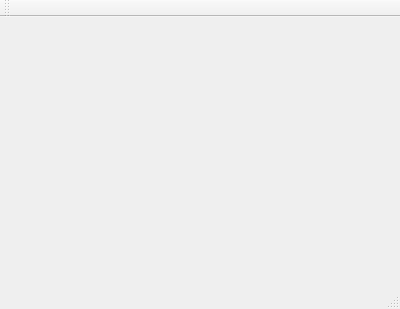
<?xml version="1.0" encoding="UTF-8"?>
<ui version="4.0">
 <class>MainWindow</class>
 <widget class="QMainWindow" name="MainWindow">
  <property name="windowModality">
   <enum>Qt::NonModal</enum>
  </property>
  <property name="geometry">
   <rect>
    <x>0</x>
    <y>0</y>
    <width>400</width>
    <height>309</height>
   </rect>
  </property>
  <property name="windowTitle">
   <string>MainWindow</string>
  </property>
  <widget class="QWidget" name="centralWidget">
   <widget class="QLabel" name="UserLabel">
    <property name="geometry">
     <rect>
      <x>240</x>
      <y>0</y>
      <width>161</width>
      <height>21</height>
     </rect>
    </property>
    <property name="font">
     <font>
      <family>Georgia</family>
      <pointsize>9</pointsize>
     </font>
    </property>
    <property name="text">
     <string/>
    </property>
    <property name="alignment">
     <set>Qt::AlignRight|Qt::AlignTrailing|Qt::AlignVCenter</set>
    </property>
   </widget>
  </widget>
  <widget class="QMenuBar" name="menuBar">
   <property name="geometry">
    <rect>
     <x>0</x>
     <y>0</y>
     <width>400</width>
     <height>21</height>
    </rect>
   </property>
  </widget>
  <widget class="QStatusBar" name="statusBar"/>
  <widget class="QToolBar" name="mainToolBar">
   <attribute name="toolBarArea">
    <enum>TopToolBarArea</enum>
   </attribute>
   <attribute name="toolBarBreak">
    <bool>false</bool>
   </attribute>
  </widget>
 </widget>
 <layoutdefault spacing="6" margin="11"/>
 <resources/>
 <connections/>
</ui>
